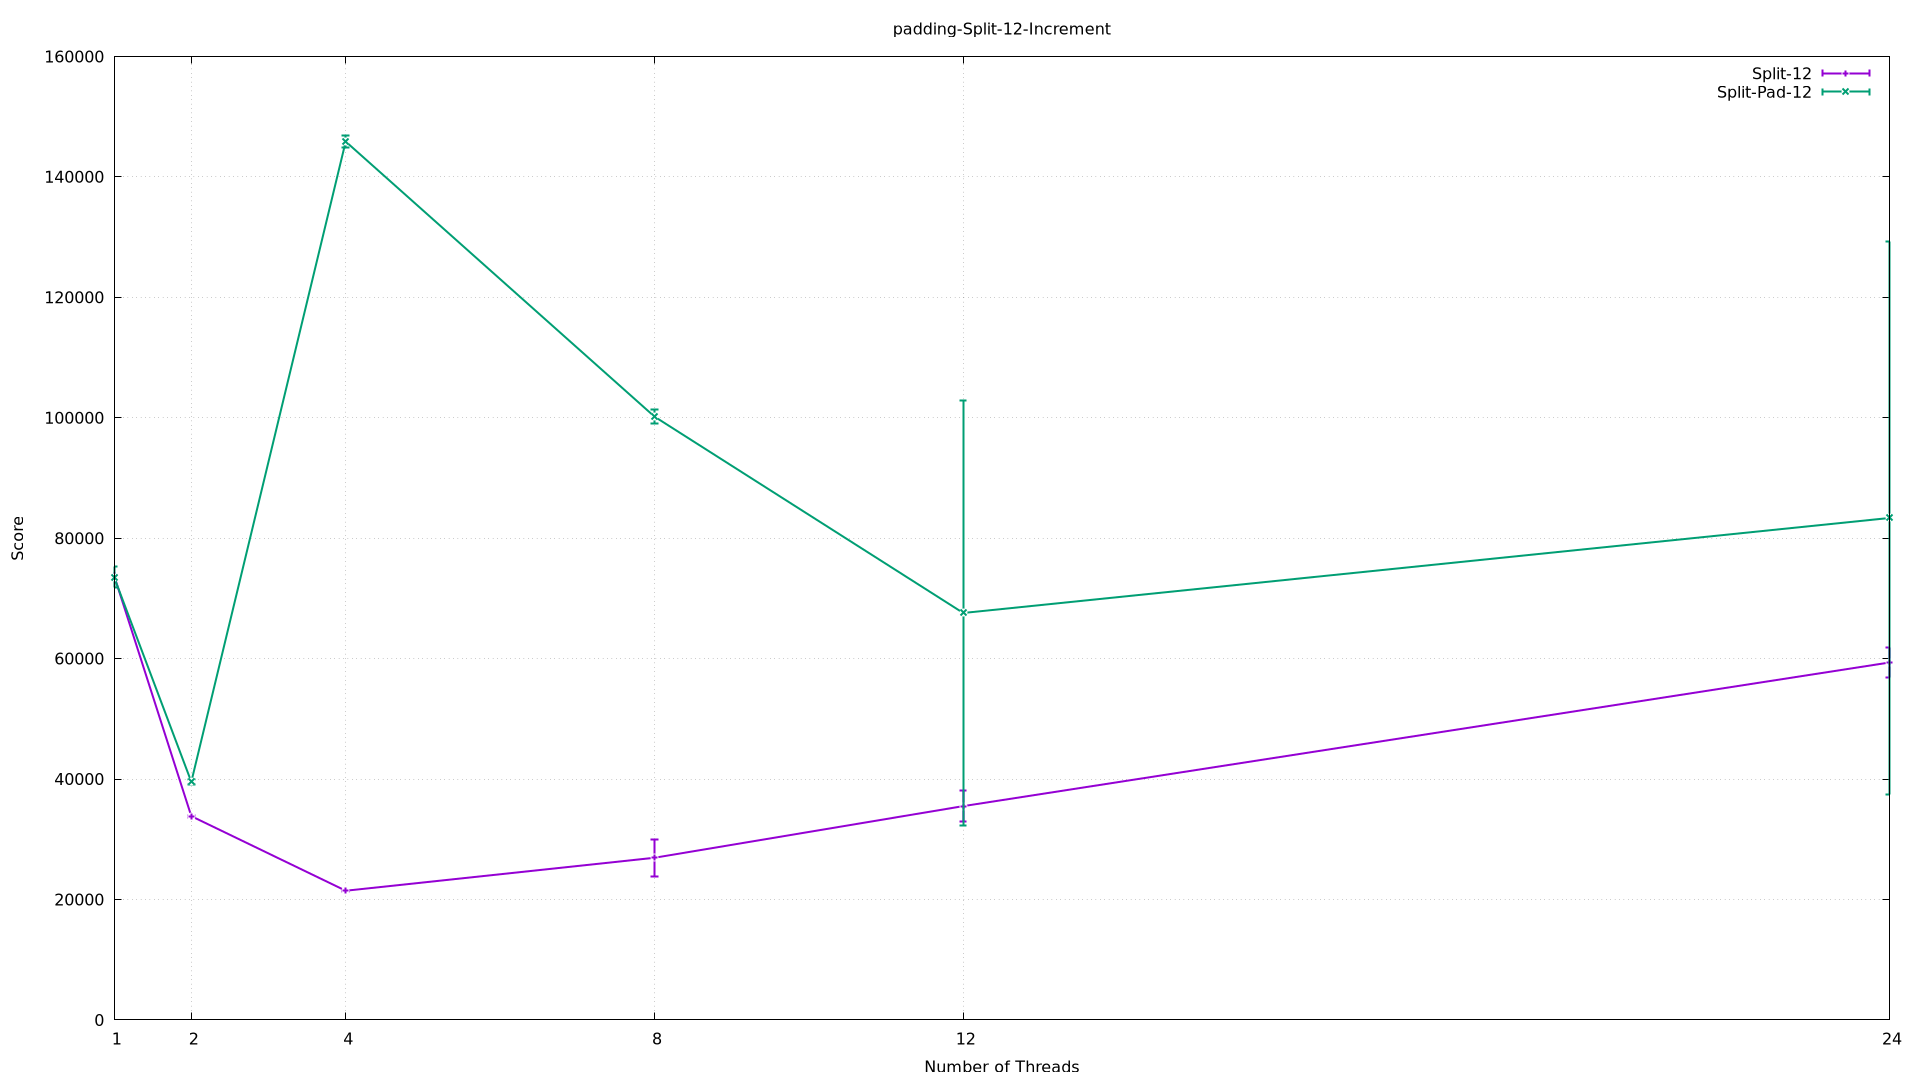

The script that saved this image:
set terminal pngcairo size 1920,1080
set output 'padding-Split-12-Increment.png'
set title 'padding-Split-12-Increment'
set xlabel 'Number of Threads'
set xtics (1, 2, 4, 8, 12, 24)
set ylabel 'Score'
set yrange [0:*]
set grid
plot 'padding-Split-12-Increment.dat' index 0 title 'Split-12' with yerrorlines linewidth 2, \
     'padding-Split-12-Increment.dat' index 1 title 'Split-Pad-12' with yerrorlines linewidth 2
